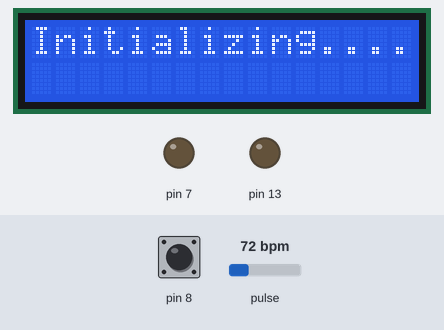
A sketch run on a simulated Arduino Uno, built with avr-gcc and run on an emulated ATmega328P. Shown: 16×2 character LCD, output pins drawn as LEDs (lit = HIGH). Inputs (shaded band) come from the test bench; at power-on: pin 8 LOW, pulse 72 bpm. The modem accepts every AT command (registered, SIM ready, sends succeed) and sends nothing else; what the sketch prints to the serial monitor is not drawn.

Above: at 4.1 s.
At 20.2 s:
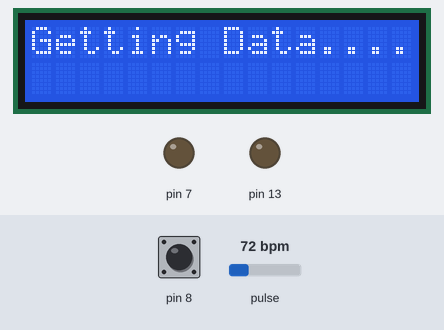
20.3 s: pin 8 pulled HIGH for 3.2 s
At 30.1 s:
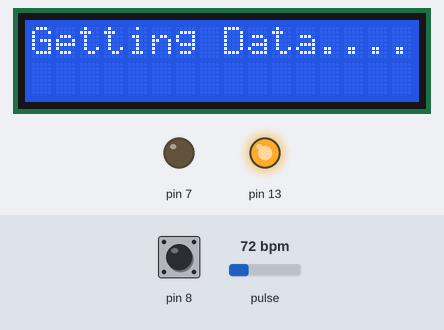
At 30.8 s:
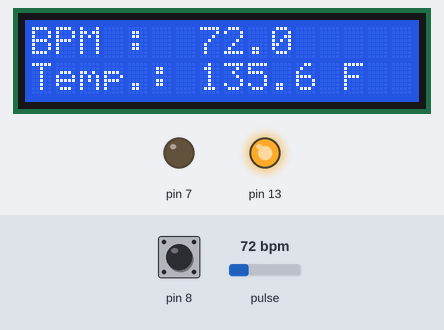
Timing chart, 0 to 31.0 s (numbered marks = the images above; inputs shaded):
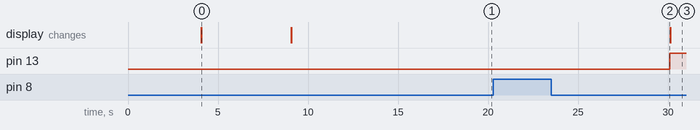

The sketch:

Remote_Health_Monitoring_System.ino
```cpp
#define USE_ARDUINO_INTERRUPTS true

#define DEBUG true

#define SSID "Alissa"     // "SSID-WiFiname"

#define PASS "Sanskar17" // "password"

#define IP "184.106.153.149"      // thingspeak.com ip

#include <LiquidCrystal.h>

LiquidCrystal lcd(12, 6, 5, 3, 4, 2); //rs,e,d4,d5,d6,d7

#include <SoftwareSerial.h>

#include "Timer.h"

#include <PulseSensorPlayground.h>     // Includes the PulseSensorPlayground Library.

Timer t;

PulseSensorPlayground pulseSensor;

String msg = "GET /update?key=VA1VU0ZJN19WY0P0";

SoftwareSerial esp8266(10,11);

//Variables

const int PulseWire = A0;       // PulseSensor PURPLE WIRE connected to ANALOG PIN 0

const int LED13 = 13;          // The on-board Arduino LED, close to PIN 13.

int Threshold = 550;           //for heart rate sensor

float myTemp;

int myBPM;

String BPM;

String temp;

int error;

int panic;

int raw_myTemp;

float Voltage;

float tempC;

void setup()

{
  analogWrite(7,0);
  lcd.begin(16, 2);

  Serial.begin(9600);

  esp8266.begin(115200);

  lcd.clear();
  lcd.setCursor(0,0);
  lcd.print(" Patient Health");
  lcd.setCursor(0,1);
  lcd.print(" Monitoring ");
  delay(4000);
  lcd.clear();
  lcd.setCursor(0,0);
  lcd.print("Initializing....");
  delay(5000);
  lcd.clear();
  lcd.setCursor(0,0);
  lcd.print("Getting Data....");

  pulseSensor.analogInput(PulseWire);

  pulseSensor.blinkOnPulse(LED13);       //auto-magically blink Arduino's LED with heartbeat.

  pulseSensor.setThreshold(Threshold);

  // Double-check the "pulseSensor" object was created and "began" seeing a signal.

   if (pulseSensor.begin()) {

    Serial.println("We created a pulseSensor Object !");  //This prints one time at Arduino power-up,  or on Arduino reset.

  }

  Serial.println("AT");

  esp8266.println("AT");

  delay(3000);

  if(esp8266.find("OK"))

  {

    connectWiFi();

  }

  t.every(10000, getReadings);

   t.every(10000, updateInfo);

}

void loop()

{

  panic_button();

start: //label

    error=0;

   t.update();

    //Resend if transmission is not completed

    if (error==1)

    {

      goto start; //go to label "start"

    }

 delay(4000);

}

void updateInfo()

{

  String cmd = "AT+CIPSTART=\"TCP\",\"";

  cmd += IP;

  cmd += "\",80";

  Serial.println(cmd);

  esp8266.println(cmd);

  delay(2000);

  if(esp8266.find("Error"))

  {

    return;

  }

  cmd = msg ;

  cmd += "&field1=";    //field 1 for BPM

  cmd += BPM;

  cmd += "&field2=";  //field 2 for temperature

  cmd += temp;

  cmd += "\r\n";


  Serial.print("AT+CIPSEND=");

  esp8266.print("AT+CIPSEND=");

  Serial.println(cmd.length());

  esp8266.println(cmd.length());

  if(esp8266.find(">"))

  {

    Serial.print(cmd);

    esp8266.print(cmd);

  }

  else

  {

    Serial.println("AT+CIPCLOSE");

    esp8266.println("AT+CIPCLOSE");

    //Resend...

    error=1;

  }

}

boolean connectWiFi()

{

  Serial.println("AT+CWMODE=1");

  esp8266.println("AT+CWMODE=1");

  delay(2000);

  String cmd="AT+CWJAP=\"";

  cmd+=SSID;

  cmd+="\",\"";

  cmd+=PASS;

  cmd+="\"";

  Serial.println(cmd);

  esp8266.println(cmd);

  delay(5000);

  if(esp8266.find("OK"))

  {

    return true;

  }

  else

  {

    return false;

  }

}

void getReadings(){

  raw_myTemp = analogRead(A1);

  Voltage = (raw_myTemp / 1023.0) * 5000; // 5000 to get millivots.

  tempC = Voltage * 0.023;

  myTemp = (tempC * 1.8) + 32; // conver to F

  Serial.println(myTemp);

  int myBPM = pulseSensor.getBeatsPerMinute();  // Calls function on our pulseSensor object that returns BPM as an "int".

                                               // "myBPM" hold this BPM value now.

if (pulseSensor.sawStartOfBeat()) {            // Constantly test to see if "a beat happened".

Serial.println(myBPM);                        // Print the value inside of myBPM.

}

  delay(20);

    char buffer1[10];

     char buffer2[10];

    BPM = dtostrf(myBPM, 4, 1, buffer1);

    temp = dtostrf(myTemp, 4, 1, buffer2);

  lcd.clear();
  lcd.setCursor(0,0);
  lcd.print("BPM :");
  lcd.setCursor(7,0);
  lcd.print(BPM);
  lcd.setCursor(0,1);
  lcd.print("Temp.:");
  lcd.setCursor(7,1);
  lcd.print(temp);
  lcd.setCursor(13,1);
  lcd.print("F");

  }

void panic_button(){

  panic = digitalRead(8);

    if(panic == HIGH){

    Serial.println(panic);

      String cmd = "AT+CIPSTART=\"TCP\",\"";

  cmd += IP;

  cmd += "\",80";

  Serial.println(cmd);

  esp8266.println(cmd);

  delay(2000);

  if(esp8266.find("Error"))

  {

    return;

  }

  cmd = msg ;

  cmd += "&field3=";

  cmd += panic;

  cmd += "\r\n";

  Serial.print("AT+CIPSEND=");

  esp8266.print("AT+CIPSEND=");

  Serial.println(cmd.length());

  esp8266.println(cmd.length());

  if(esp8266.find(">"))

  {

    Serial.print(cmd);

    esp8266.print(cmd);

  }

  else

  {

    Serial.println("AT+CIPCLOSE");

    esp8266.println("AT+CIPCLOSE");

    //Resend...

    error=1;

  }

}

}
```

Measured:
- after the input at 20.3 s, pin 13: LOW → HIGH after 9.8 s
- what the display in image 0 shows lasts 5.0 s, from 4.1 s to 9.1 s
